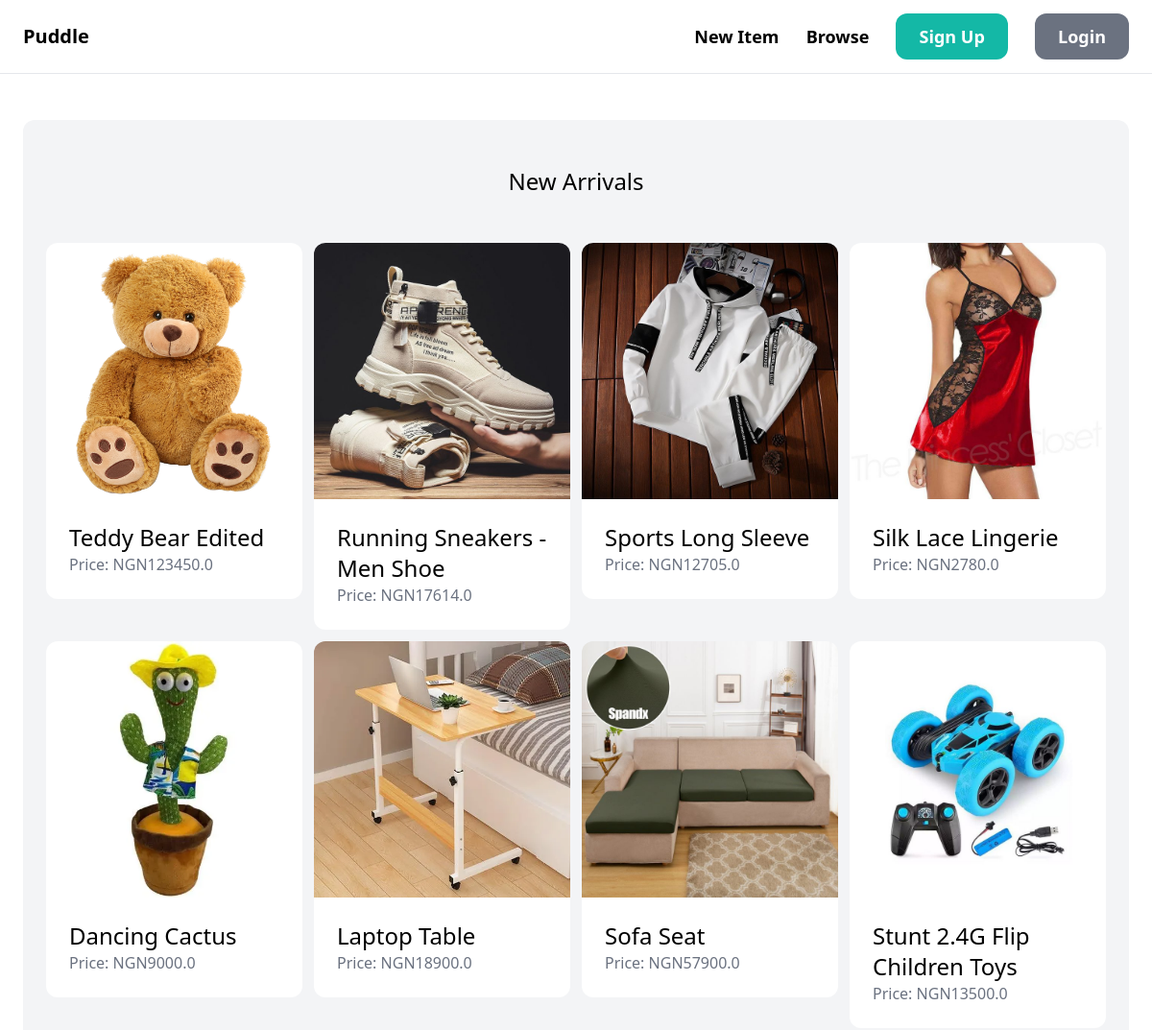
The app's page / (upper part), older data.
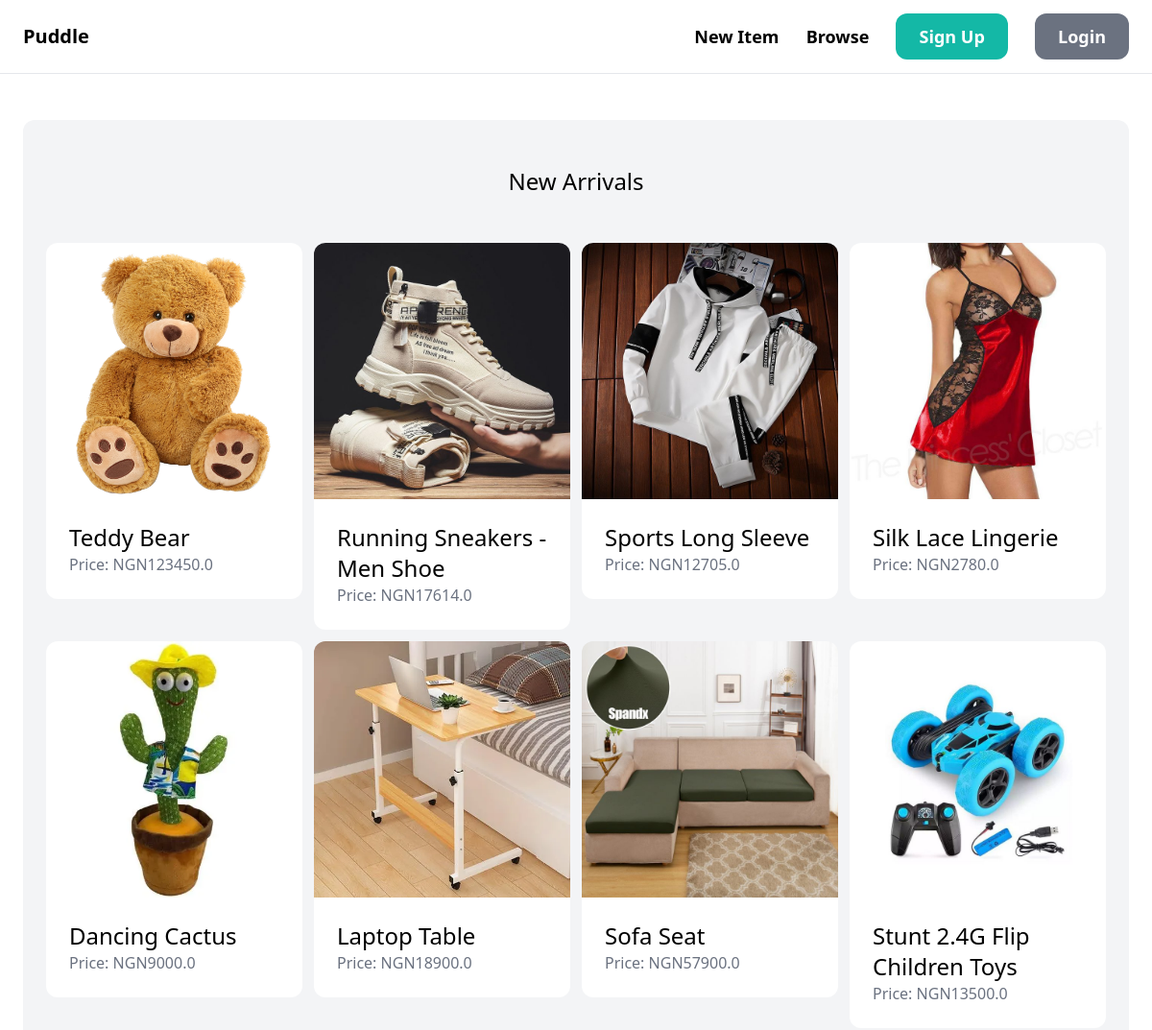
The same page, newer data.
### item/models.py (models this page shows, shortened)
class Item(models.Model):
    category = models.ForeignKey(Category, related_name='items', on_delete=models.CASCADE)
    name = models.CharField(max_length=255)
    description = models.TextField(blank=True, null=True)
    price = models.FloatField()
    image = models.ImageField(upload_to='item_images', blank=True, null=True)
    is_sold = models.BooleanField(default=False)
    created_by = models.ForeignKey(User, related_name='items', on_delete=models.CASCADE)
    created_at = models.DateTimeField(auto_now_add=True)

### core/views.py (the view)
# urls.py: path('', views.index, name='index'),
def index(request):
    items = Item.objects.filter(is_sold=False)[0:16]
    categories = Category.objects.all()
    return render(request, 'core/index.html', {
        'categories': categories,
        'items': items,
    })

### core/templates/core/index.html (shortened to what this page needs)
{% extends 'core/base.html' %}
{% block content %}
    <div class="mt-6 px-6 py-12 bg-gray-100 rounded-xl">
        <h2 class="mb-12 text-2xl text-center">New Arrivals</h2>
        <div class="grid grid-cols-4 gap-3">
            {% for item in items %}
                <div>
                    <a href="{% url 'item:detail' item.id %}">
                        <div>
                            <img src="{{ item.image.url }}" class="rounded-t-xl" alt="Item Image">
                        </div>
                        <div class="p-6 bg-white rounded-b-xl">
                            <h2 class="text-2xl">{{ item.name }}</h2>
                            <p class="text-gray-500">Price: NGN{{ item.price }}</p>
                        </div>
                    </a>
                </div>
            {% endfor %}
        </div>
    </div>
{% endblock %}

Row changes from the older to the newer data that the page shows:
changed Item: name "Teddy Bear Edited" → "Teddy Bear"
